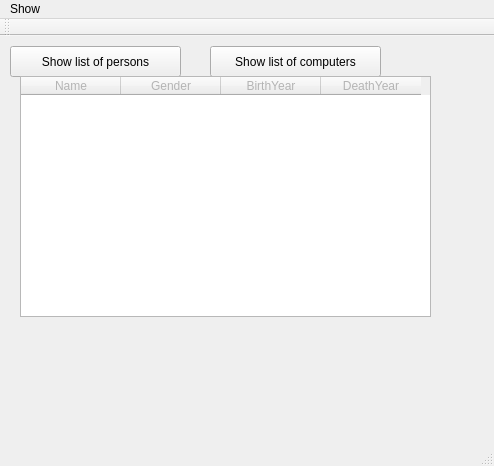
<?xml version="1.0" encoding="UTF-8"?>
<ui version="4.0">
 <class>MainWindow</class>
 <widget class="QMainWindow" name="MainWindow">
  <property name="geometry">
   <rect>
    <x>0</x>
    <y>0</y>
    <width>494</width>
    <height>466</height>
   </rect>
  </property>
  <property name="windowTitle">
   <string>MainWindow</string>
  </property>
  <widget class="QWidget" name="centralWidget">
   <widget class="QPushButton" name="pushButtonPerson">
    <property name="geometry">
     <rect>
      <x>10</x>
      <y>10</y>
      <width>171</width>
      <height>31</height>
     </rect>
    </property>
    <property name="text">
     <string>Show list of persons</string>
    </property>
   </widget>
   <widget class="QPushButton" name="pushButtonComputer">
    <property name="geometry">
     <rect>
      <x>210</x>
      <y>10</y>
      <width>171</width>
      <height>31</height>
     </rect>
    </property>
    <property name="text">
     <string>Show list of computers</string>
    </property>
   </widget>
   <widget class="QTableWidget" name="personsTable">
    <property name="geometry">
     <rect>
      <x>20</x>
      <y>40</y>
      <width>411</width>
      <height>241</height>
     </rect>
    </property>
    <property name="toolTip">
     <string>&lt;html&gt;&lt;head/&gt;&lt;body&gt;&lt;p&gt;&lt;br/&gt;&lt;/p&gt;&lt;/body&gt;&lt;/html&gt;</string>
    </property>
    <property name="styleSheet">
     <string notr="true">color: rgb(180, 180, 180);</string>
    </property>
    <column>
     <property name="text">
      <string>Name</string>
     </property>
    </column>
    <column>
     <property name="text">
      <string>Gender</string>
     </property>
    </column>
    <column>
     <property name="text">
      <string>BirthYear</string>
     </property>
    </column>
    <column>
     <property name="text">
      <string>DeathYear</string>
     </property>
    </column>
   </widget>
  </widget>
  <widget class="QMenuBar" name="menuBar">
   <property name="geometry">
    <rect>
     <x>0</x>
     <y>0</y>
     <width>494</width>
     <height>22</height>
    </rect>
   </property>
   <widget class="QMenu" name="menuShow">
    <property name="title">
     <string>Show</string>
    </property>
   </widget>
   <addaction name="menuShow"/>
  </widget>
  <widget class="QToolBar" name="mainToolBar">
   <attribute name="toolBarArea">
    <enum>TopToolBarArea</enum>
   </attribute>
   <attribute name="toolBarBreak">
    <bool>false</bool>
   </attribute>
  </widget>
  <widget class="QStatusBar" name="statusBar"/>
 </widget>
 <layoutdefault spacing="6" margin="11"/>
 <resources/>
 <connections/>
</ui>
